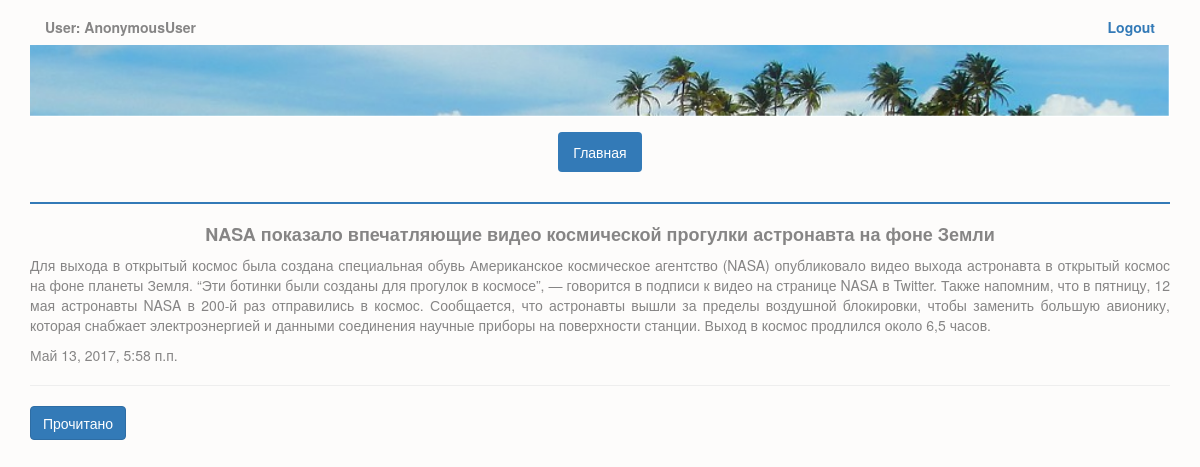
/signuser/9, run on the app's committed database.
### blog/models.py (models this page shows, shortened)
class BlogPost(models.Model):
    class Meta:
        index_together  = ["user"]
        verbose_name = _('пост блога')
        verbose_name_plural = _('2. Посты блога')
    user = models.CharField(
        max_length = 30,
        help_text=_('формируется автоматически'),
        verbose_name=_('пользователь'),)
    header = models.TextField(
        verbose_name=_('заголовок_'),)
    content = models.TextField(
        verbose_name=_('содержание'),)
    qdate = models.DateTimeField(
        auto_now=True,
        verbose_name=_('дата создания'),)

### blog/views.py (the view)
# urls.py: url(r'^signuser/(?P<idn>\d+)$', views.pagetwo),
def pagetwo(request, idn):
    user = str(request.user)
    context_dict = {}
    (error_post, qpost) = getPost(idn)
    context_dict['user'] = user
    context_dict['post'] = qpost
    return render(
                request,
                'blog/pagetwo.html',
                context_dict
                )

### blog/defReadDB.py (called while the page is built)
def getPost(idn):
    error = 0
    q ={}
    try:
        q = BlogPost.objects.get(pk=idn)
    except BlogPost.DoesNotExist:
        error = 1
    except BlogPost.MultipleObjectsReturned:
        error = 2
    except Exception as inst:
        error = 3
        print(error,type(inst))    # the exception instance
        print(inst)
    return (error, q)

### template/blog/pagetwo.html (shortened to what this page needs)
{% load staticfiles %}
<!DOCTYPE html>
<html lang="en">
  <head>
    <link href="{% static 'bootstrap/css/bootstrap.min.css' %}" rel="stylesheet">
    <link rel="stylesheet" href="{% static 'css/style.css' %}">
  </head>
  <body>
    <header>
      <div class="container">
        <div class="row">
          <div class="col-md-12 col-sm-12">
            <div class="col-md-6 col-sm-6">
              <div>
                  <h5 align="left"><strong>User: {{ user }}</strong></h5>
              </div>
            </div>
            <div class="col-md-6 col-sm-6">
              <div>
                  <a href="../../logout">
                    <h5 align="right"><strong>Logout</strong></h5>
                  </a>
              </div>
            </div>
          </div>
          <div class="col-md-12 col-sm-12">
            <a><img width="100%" alt="" src="{% static 'img/foto1.png' %}"></a>
            <ul class="nav nav-pills">
              <li class="active">
                  <a  align="left" href="../../">Главная</a>
              </li>
            </ul>
          </div>
        </div>
      </div>
    </header>
    <div class="content">
      <div class="container">
        <div class="row">
          <div class="col-md-12 col-sm-12">
            <hr class="one">
            <div>
                <h4 align="center"><strong>{{ post.header }}</strong></h4>
                <p align="justify">
                  {{ post.content }}
                </p>
                <p>{{ post.qdate }}</p>
                <hr>
                <a  class="btn btn-primary" href="../../write/{{ post.id }}">Прочитано</a>
            </div>
          </div>
        </div>
      </div>
    </div>
  </body>
</html>

### static/css/style.css (style rules this page uses)
body { color: #868585; background: #fdfcfb; font-weight: normal; }
img { max-width: 100%; height: auto; }
header { margin: 10px 0 10px; }

### template/blog/pagetwo.html (style rules this page uses)
.one { border: none; background-color: #337ab7;; color: #337ab7;; height: 2px; }
.nav { margin-top: 15px; }
.nav-pills { display: flex; justify-content: center; }

### data on the page
BlogPost: header "NASA показало впечатляющие видео космической прогулки астронавта на фоне Земли", content "Для выхода в открытый космос была создана специальная обувь Американское космическое агентство (NASA) опубликовало видео выхода астронавта в открытый космос на фоне планеты Земля. “Эти ботинки были созданы для прогулок в космосе”, — говорится в подписи к видео на странице NASA в Twitter. Также напомним, что в пятницу, 12 мая астронавты NASA в 200-й раз отправились в космос. Сообщается, что астронавты вышли за пределы воздушной блокировки, чтобы заменить большую авионику, которая снабжает электроэнергией и данными соединения научные приборы на поверхности станции. Выход в космос продлился около 6,5 часов.", qdate "Май 13, 2017, 5:58 п.п."

### other printed values
{{ user }} "AnonymousUser"
